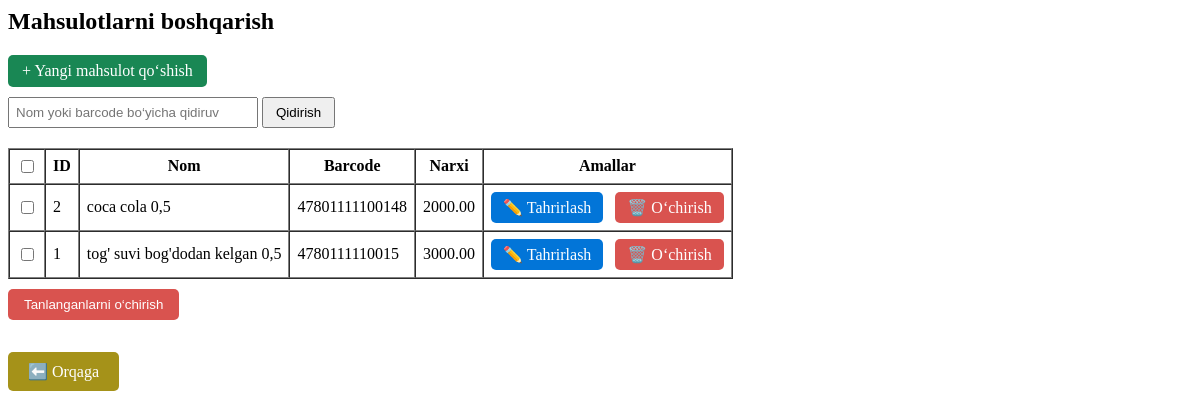
Before: /management/products/ (signed in) with the older database file.
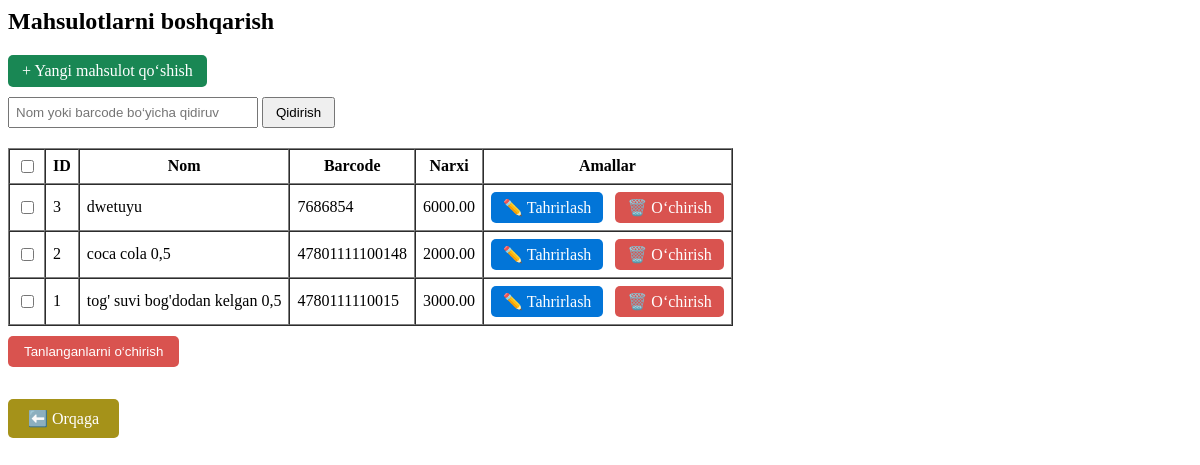
After: the same page with the newer database file.
### market/models.py (models this page shows, shortened)
class Product(models.Model):
    catagory = models.ForeignKey(Catagory, on_delete=models.CASCADE, related_name='products')
    ombor = models.ForeignKey(Ombor, on_delete=models.CASCADE, related_name='products')
    barcode = models.CharField(max_length=100, unique=True)
    desc = models.TextField(blank=True, null=True)
    r_price = models.DecimalField(max_digits=12, decimal_places=2)
    s_price = models.DecimalField(max_digits=12, decimal_places=2)
    stock = models.IntegerField(default=0)
    start_date = models.DateField(default=timezone.now)     # Mahsulot sotuvga chiqqan sana
    end_date = models.DateField(blank=True, null=True)      # Muddati tugash sanasi (ixtiyoriy)

### market/views.py (the view)
# urls.py: path('management/products/', views.admin_products, name='admin_products'),
@login_required
@user_passes_test(lambda u: u.is_superuser)
def admin_products(request):
    products = Product.objects.all().order_by('-id')
    categories = Catagory.objects.all()
    query = request.GET.get('q', '')
    cat_id = request.GET.get('cat')
    if query:
        products = products.filter(Q(desc__icontains=query) | Q(barcode__icontains=query))
    if cat_id:
        products = products.filter(catagory_id=cat_id)
    context = {
        'products': products,
        'categories': categories
    }
    return render(request, 'market/admin_products.html', context)

### market/templates/market/admin_products.html (shortened to what this page needs)
<h2>Mahsulotlarni boshqarish</h2>
<a href="{% url 'admin_product_add' %}"
   style="margin-bottom:10px; display:inline-block; background: #198754; color:white; padding:7px 14px; border-radius:5px; text-decoration:none;">
   + Yangi mahsulot qo‘shish
</a>
<form method="get" action="{% url 'admin_products' %}" style="margin-bottom:20px;">
    <input type="text" name="q" placeholder="Nom yoki barcode bo‘yicha qidiruv" value="{{ request.GET.q|default_if_none:'' }}" style="padding:6px; width:250px;">
    <button type="submit" style="padding:6px 12px;">Qidirish</button>
</form>
<form method="post" action="{% url 'admin_product_bulk_delete' %}" id="bulk-delete-form">
    <table border="1" cellpadding="7" cellspacing="0">
        <tr>
            <th><input type="checkbox" id="select-all"></th>
            <th>ID</th>
            <th>Nom</th>
            <th>Barcode</th>
            <th>Narxi</th>
            <th>Amallar</th>
        </tr>
        {% for product in products %}
        <tr>
            <td>
                <input type="checkbox" name="selected_products" value="{{ product.id }}">
            </td>
            <td>{{ product.id }}</td>
            <td>{{ product.desc }}</td>
            <td>{{ product.barcode }}</td>
            <td>{{ product.s_price }}</td>
            <td>
                <a href="{% url 'admin_product_edit' product.id %}" style="display: inline-block; background-color: #0275d8; color: white; padding: 6px 12px; border-radius: 5px; text-decoration: none;">✏️ Tahrirlash</a>
                <a href="{% url 'admin_product_delete' product.id %}" style="display: inline-block; background-color: #d9534f; color: white; padding: 6px 12px; border-radius: 5px; text-decoration: none; margin-left: 8px;">🗑️ O‘chirish</a>
            </td>
        </tr>
        {% empty %}
        <tr><td colspan="6">Mahsulotlar yo‘q.</td></tr>
        {% endfor %}
    </table>
    <button type="submit" style="background-color: #d9534f; color: white; padding: 8px 16px; border: none; border-radius: 5px; margin-top: 10px; cursor: pointer;">
        Tanlanganlarni o‘chirish
    </button>
</form>
<a href="{% url 'admin_management' %}"
   style="padding: 10px 20px; background-color: #a59219; color: white; text-decoration: none; border-radius: 5px; margin-top:16px; display:inline-block;">
    ⬅️ Orqaga
</a>

Changed rows visible on the page:
added Product: id "3", desc "dwetuyu", barcode "7686854", s_price "6000.00"
